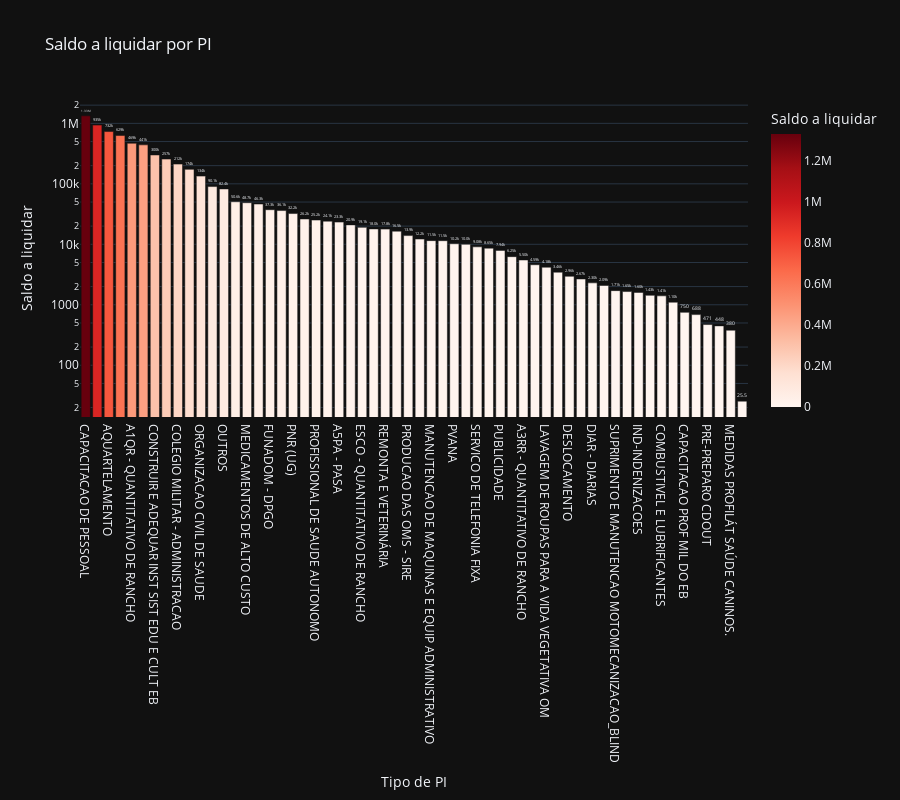

Write notebook code for a chart like this one.
### Code cell
# Saldo a liquidar por tipo de PI
cols = ['NOME_PI', 'A_LIQUIDAR']

df_aux = df.loc[:, cols].groupby('NOME_PI').sum().sort_values(by= 'A_LIQUIDAR', ascending=False).reset_index()
df_aux = df_aux[df_aux['A_LIQUIDAR'] > 0]
fig = px.bar(df_aux, 
             x='NOME_PI', 
             y='A_LIQUIDAR',
             title='Saldo a liquidar por PI',
             labels={'NOME_PI':'Tipo de PI', 'A_LIQUIDAR':'Saldo a liquidar'},
             text_auto='.3s',
             height=800,
             log_y=True,
             color='A_LIQUIDAR',
             color_continuous_scale = 'reds',
             template='plotly_dark')
fig.update_traces(textposition = 'outside', cliponaxis = False, hovertemplate=None)
fig.update_layout(hovermode="x unified")

fig.show()

### Figure 1 — Plotly figure (JSON) as saved in the notebook; plotly's stock layout.template omitted (floating-point values rounded to 4 significant figures)
{"data": [{"alignmentgroup": "True", "cliponaxis": false, "legendgroup": "", "marker": {"color": [1331000.0, 935200.0, 731800.0, 628800.0, 468500.0, 441008, 300000, 256700.0, 211800.0, 173500.0, 134200.0, 90070.0, 82370.0, 50550.0, 48730.0, 46330.0, 37310.0, 36130.0, 32240.0, 26250.0, 25180.0, 24150.0, 23280.0, 20950.0, 19060.0, 17975, 17840.0, 16500.0, 13930.0, 12220.0, 11500.0, 11480.0, 10210.0, 10000.0, 9080.0, 8645, 7936.0, 6245, 5500.0, 4591.0, 4179.0, 3461, 2957.0, 2671.0, 2304, 2087.0, 1713.0, 1655.0, 1602.0, 1434.0, 1405.0, 1104.0, 749.6, 687.8, 471.0, 447.7, 380, 25.5], "coloraxis": "coloraxis", "pattern": {"shape": ""}}, "name": "", "offsetgroup": "", "orientation": "v", "showlegend": false, "textposition": "outside", "texttemplate": "%{y:.3s}", "type": "bar", "x": ["CAPACITACAO DE PESSOAL", "CONCURSOS AS ESCOLAS MILITARES", "AQUARTELAMENTO", "DESPESAS COM ENERGIA ELETRICA", "A1QR - QUANTITATIVO DE RANCHO", "ATS - ATIVIDADES SETORIAIS", "CONSTRUIR E ADEQUAR INST SIST EDU E CULT EB", "LIMPEZA DE BENS IMÓVEIS", "COLEGIO MILITAR - ADMINISTRACAO", "ALIMENTACAO PARA EQUINOS.", "ORGANIZACAO CIVIL DE SAUDE", "ADMINISTRACAO DE OM", "OUTROS", "MNT DE MÁQ E EQP ADMINISTRATIVOS", "MEDICAMENTOS DE ALTO CUSTO", "ASSISTENCIA SOCIAL", "FUNADOM - DPGO", "SERVICO POSTAIS", "PNR (UG)", "ENSINO MILITAR", "PROFISSIONAL DE SAUDE AUTONOMO", "MEDIDAS PROFILÁT SAÚDE EQUINOS", "A5PA - PASA", "DIARIAS", "ESCO - QUANTITATIVO DE RANCHO", "MATERIAL DE INTENDÊNCIA", "REMONTA E VETERINÁRIA", "CONCESSIONÁRIAS DE ÁGUA E ESGOTO", "PRODUCAO DAS OMS - SIRE", "FUNDO EXÉRCITO - DECEX", "MANUTENCAO DE MAQUINAS E EQUIP ADMINISTRATIVO", "FATOR DE CUSTO - CONTRATO DE OBJETIVOS", "PVANA", "MANUTENCAO DE BENS MOVEIS", "SERVICO DE TELEFONIA FIXA", "MNT DE SISTEMAS DE INFORMACãO E COMUNICACãO", "PUBLICIDADE", "INDENIZACAO DESPESAS.", "A3RR - QUANTITATIVO DE RANCHO", "CRÉDITO PARA CUTEAR ATIVIDADES DO SAREX", "LAVAGEM DE ROUPAS PARA A VIDA VEGETATIVA OM", "DESCENTRALIZACAO RECURSOS MOTOMECANIZACAO", "DESLOCAMENTO", "IND - INDENIZACOES", "DIAR - DIARIAS", "DSLC A SV PREP ADM MIS EXT", "SUPRIMENTO E MANUTENCAO MOTOMECANIZACAO_BLIND", "ENG-ATIVIDADES DE ENGENHARIA", "IND-INDENIZACOES", "UNPCRS", "COMBUSTIVEL E LUBRIFICANTES", "OPERACOES-PREPARO-DESLOCAMENTO", "CAPACITACAO PROF MIL DO EB", "CONCURSOS AS ESCOLAS MILITARES - ESPECEX", "PRE-PREPARO CDOUT", "SERVICOS DE PROTECAO A RADIACAO IONIZANTE", "MEDIDAS PROFILÁT SAÚDE CANINOS.", "APRESENTACAO E SELECAO"], "xaxis": "x", "y": [1331000.0, 935200.0, 731800.0, 628800.0, 468500.0, 441008, 300000, 256700.0, 211800.0, 173500.0, 134200.0, 90070.0, 82370.0, 50550.0, 48730.0, 46330.0, 37310.0, 36130.0, 32240.0, 26250.0, 25180.0, 24150.0, 23280.0, 20950.0, 19060.0, 17975, 17840.0, 16500.0, 13930.0, 12220.0, 11500.0, 11480.0, 10210.0, 10000.0, 9080.0, 8645, 7936.0, 6245, 5500.0, 4591.0, 4179.0, 3461, 2957.0, 2671.0, 2304, 2087.0, 1713.0, 1655.0, 1602.0, 1434.0, 1405.0, 1104.0, 749.6, 687.8, 471.0, 447.7, 380, 25.5], "yaxis": "y"}], "layout": {"barmode": "relative", "coloraxis": {"colorbar": {"title": {"text": "Saldo a liquidar"}}, "colorscale": [[0, "rgb(255,245,240)"], [0.125, "rgb(254,224,210)"], [0.25, "rgb(252,187,161)"], [0.375, "rgb(252,146,114)"], [0.5, "rgb(251,106,74)"], [0.625, "rgb(239,59,44)"], [0.75, "rgb(203,24,29)"], [0.875, "rgb(165,15,21)"], [1, "rgb(103,0,13)"]]}, "height": 800, "hovermode": "x unified", "legend": {"tracegroupgap": 0}, "title": {"text": "Saldo a liquidar por PI"}, "xaxis": {"anchor": "y", "domain": [0, 1], "title": {"text": "Tipo de PI"}}, "yaxis": {"anchor": "x", "domain": [0, 1], "title": {"text": "Saldo a liquidar"}, "type": "log"}}}
